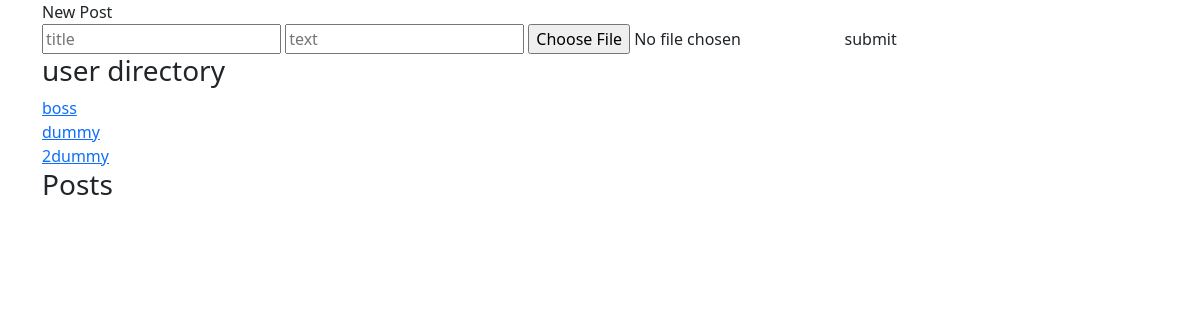
The app's page /charapp/ (signed in), older data.
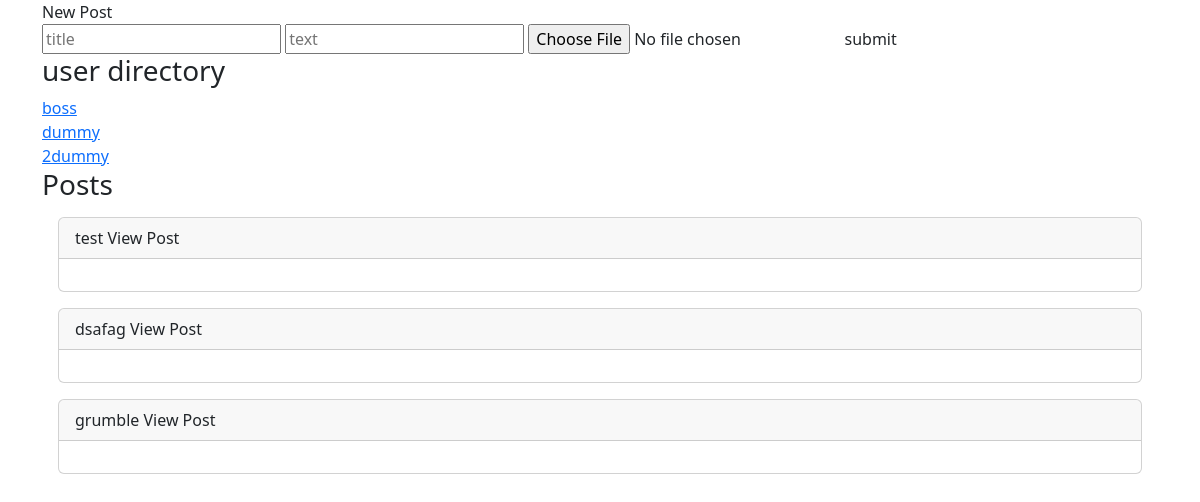
The same page, newer data.
### charapp/models.py (models this page shows, shortened)
class Post(models.Model):
    user = models.ForeignKey(User, related_name = 'posts', on_delete = models.CASCADE)
    text = tinymce_models.HTMLField()
    title = models.CharField(max_length = 50, blank=True, null=True)
    date_created = models.DateTimeField(auto_now_add = True)
    upload = models.FileField(upload_to='uploads/', blank = True, null = True)

### charapp/views.py (the view)
# urls.py: path('', views.userhome, name='userhome'),
def userhome(request):
    posts = request.user.posts.all()
    userlist = User.objects.all()
    context = {
        'posts':posts,
        'userlist':userlist,
    }
    return render(request, 'charapp/userhome.html', context)

### charapp/templates/charapp/userhome.html (shortened to what this page needs)
{% extends 'charapp/charapp_base.html' %}
{% block content%}
    <div class="container">
        <b-button v-b-toggle.nu_post_form>New Post</b-button>
        <b-collapse id="nu_post_form">
            <form action="{% url 'charapp:nu_post' %}" enctype="multipart/form-data" method="post">
            <input type="text" name="nu_post_title" placeholder="title"/>
            <input type="text" id="nu_post_text" name="nu_post_text" placeholder="text"/>
            <input type="file" name="nu_post_file" accept=".pdf"/>
            <b-button type="submit">submit</b-button>
            </form>
        </b-collapse>
    </div>
    <div class="container">
        <h3>user directory</h3>
        {% for user in userlist %}
        <a href="{% url 'charapp:profile' user.username %}">{{user}}</a> <br>
        {% endfor %}
    </div>
    <div class="container">
        <h3>Posts</h3>
        {% for post in posts %}
        <div class="card m-3">
            <div class="card-header">
                {{post.title}}
                <b-button href="{% url 'charapp:post_table' post.id %}">View Post</b-button>
            </div>
            <div class="card-body d-flex">
            </div>
        </div>
        {% endfor %}
    </div>
{% endblock %}

Row changes from the older to the newer data that the page shows:
added Post: title "test"
added Post: title "dsafag"
added Post: title "grumble"
